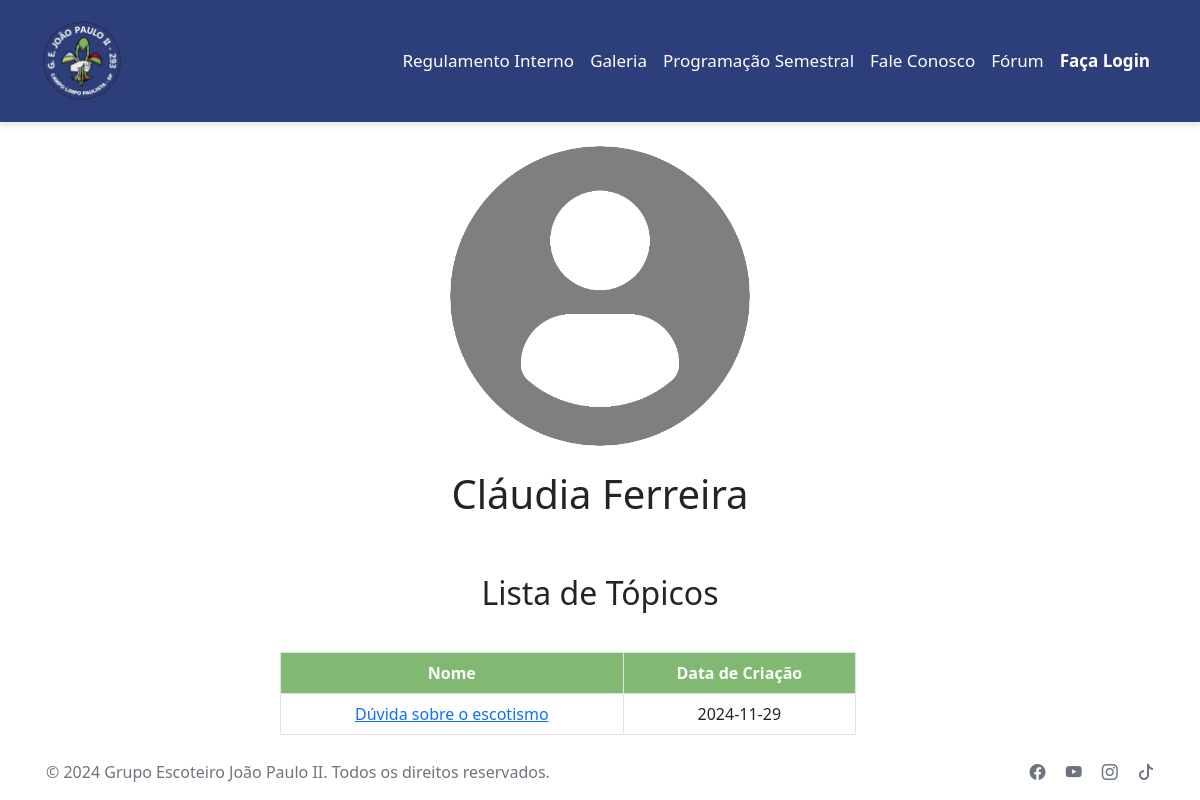
Screenshot of /frontend/principal/user.php?id=14 with the database file from the repository.
### tables this page shows
CREATE TABLE `tbl_usuarios` (
  `id` int(11) NOT NULL,
  `username` varchar(30) NOT NULL,
  `nome` varchar(100) NOT NULL,
  `email` varchar(100) NOT NULL,
  `senha` varchar(400) NOT NULL,
  `descricao` varchar(255) NOT NULL,
  `tipo` varchar(1) NOT NULL,
  `status` varchar(1) NOT NULL,
  `foto` varchar(255) NOT NULL,
  `saldo` float NOT NULL
);

CREATE TABLE `topico` (
  `id` int(11) NOT NULL,
  `nome` varchar(50) NOT NULL,
  `body` varchar(2000) NOT NULL,
  `data` date NOT NULL,
  `anexos` varchar(500) NOT NULL,
  `userid` int(11) NOT NULL,
  `restrito` int(11) NOT NULL
);

### frontend/principal/user.php (the view, shortened to what this page needs)
<?php
$logged = false;
include_once('../../backend/classes/conn.php')
?>
<!DOCTYPE html>
<html lang="pt-br">
<head>
    <link rel="stylesheet" href="../public/css/teste.css">
    <link href="https://cdn.jsdelivr.net/npm/bootstrap@5.0.2/dist/css/bootstrap.min.css" rel="stylesheet">
    <link rel="stylesheet" href="https://cdn.jsdelivr.net/npm/bootstrap-icons@1.10.3/font/bootstrap-icons.css">
</head>
<body>
<nav class="navbar navbar-expand-lg py-3 custom-navbar">
    <div class="container">
      <a class="navbar-brand" href="../../frontend/principal/index.php">
        <img src="../public/imagens/recursos/logo.png " height="80rem" width="80rem" alt="Logo" height="40">
      </a>
      <div class="collapse navbar-collapse justify-content-end" id="navbarNav">
        <ul class="navbar-nav">
          <li class="nav-item">
          <a class="nav-link active" aria-current="page" target="blank" href="../../frontend/public/docs/POR_2013_19_V2.pdf">Regulamento Interno</a>
          </li>
          <li class="nav-item">
            <a class="nav-link" href="../../backend/galeria/index.php">Galeria</a>
          </li>
          <li class="nav-item">
            <a class="nav-link" href="../../backend/Evento/index.php">Programação Semestral</a>
          </li>
          <li class="nav-item">
            <a class="nav-link" href="../../backend/mailer/fale.php">Fale Conosco</a>
          </li>
          <li class="nav-item">
            <a class="nav-link" href="../../backend/forum/main.php">Fórum</a>
          </li>
          <?php
          if($logged){
            if($_SESSION['tipo']>=1){
              echo '<li class="nav-item">
                <a class="nav-link" href="../../backend/loja/loja.php">Loja</a>
              </li>';
            }
            if($_SESSION['tipo']==2){
              echo '<li class="nav-item">
                <a class="nav-link" href="../../backend/adm/index_mod.php">MOD</a>
              </li>';
            }
            if($_SESSION['tipo']==3){
              echo '<li class="nav-item">
                <a class="nav-link" href="../../backend/adm/index_adm.php">ADM</a>
              </li>';
            }
            echo '<li class="nav-item">
            <a class="nav-link" href="../../frontend/principal/user.php?id='.$_SESSION["userid"].'">'.$_SESSION["nome"].'</a>
            </li>';
            echo '<li class="nav-item">
            <a class="nav-link" href="../../backend/notificacoes/index.php"><img src="../../frontend/public/imagens/recursos/sino.png" width="20px"></a>
            </li>';
            }
          else{
            echo '<li class="nav-item">
                <a class="nav-link" href="../../backend/login/login.php"><strong>Faça Login</strong></a>
              </li>';
          }
            ?>
        </ul>
      </div>
    </div>
  </nav>
    <div class="content">
    <div class="showuser"><br>
    <?php
    $sql="SELECT * FROM tbl_usuarios WHERE id=".$_GET['id'];
    $res=$conn->query($sql);
    $linha=$res->fetch_assoc();
    ?>
        <li>
            <img src="../public/<?php echo('/imagens/usuarios/'.$linha['foto']);?>" class="userpfp" alt="">
        </li><br>
    <li>
        <h1><?php echo $linha['nome'];?></h1>
    </li><br>
    <br>
     <h2>Lista de Tópicos</h2>
        <?php
    $sql = "SELECT * FROM topico WHERE userid=".$linha['id'];
    $res = $conn -> query($sql);
    if($res->num_rows>0){
      echo '
      <table class="table table-bordered">
      <thead class="thead-dark">
      <tr>
        <th scope="col">Nome</th>
        <th scope="col">Data de Criação</th>';
        echo'</tr>
      </thead>
      <tbody>
      ';
      for($i = 0; $i < $res ->num_rows; $i++){
          $row = $res -> fetch_assoc();
          print "<tr><td><a href='../../backend/forum/topico.php?id=".$linha['id']."'>".$row['nome']."</a></td>";
          print "<td>".$row['data']."</td>";
      }
    }
    else{
      echo "<br>O usuário não possui tópicos publicados.";
    }
    ?>
</tbody>
</table>
</div></div>
<footer class="footer fixed-bottom text-center text-lg-start d-flex justify-content-between align-items-center">
    <div class="container p-3 d-flex justify-content-between w-100">
      <span class="text-muted">© 2024 Grupo Escoteiro João Paulo II. Todos os direitos reservados.</span>
      <div class="social-icons">
        <a href="https://www.facebook.com/GrupoescoteirojoaopauloII?mibextid=ZbWKwL" target="_blank" class="text-muted me-3">
          <i class="bi bi-facebook"></i>
        </a>
        <a href="https://youtube.com/@gejoaopauloii?si=8nJBM0zWxWBofH_V" target="_blank" class="text-muted me-3">
          <i class="bi bi-youtube"></i>
        </a>
        <a href="https://www.instagram.com/ge_joaopaulo2?igsh=MWFiOTA2OTFxYW11" target="_blank" class="text-muted me-3">
          <i class="bi bi-instagram"></i>
        </a>
        <a href="https://www.tiktok.com/@ge._joaopauloii?_t=8nG7cVdsBGQ&_r=1" target="_blank" class="text-muted">
          <i class="bi bi-tiktok"></i>
        </a>
      </div>
    </div>
  </footer>
</body>
</html>

### frontend/public/css/teste.css (style rules this page uses)
:root { --color-white: #fff; --color-dark1: rgb(39, 39, 39); --color-dark2: #2d2d2d; --color-dark3: #414141; --color-dark4: #1c1c1c; --color-dark5: #343434; --color-blue1: #3ab2d6; --color-blue: #2C3F7A; --color-g: #81B973; --button-color: #C6CCC8; --lobinho: #fdb813; --escoteiro: #00793a; --senior: #a61744; --pioneiro: #c00d0e; }
.custom-navbar { background-color: #2C3F7A; color: white; }
.custom-navbar a { color: white; font-size: 17px; }
.content { text-align: center; margin: 0px; width: 100%; display: flex; justify-content: center; flex-direction: column; align-items: center; }
.navbar { box-shadow: 0 4px 6px rgba(0, 0, 0, 0.1); }
.navbar-brand img { transition: transform 0.2s ease; }
.nav-link { color: #ffffff !important; font-weight: 500; transition: color 0.3s ease; }
.footer a { text-decoration: none; }
.footer { background-color: white; }
body { width: 50%; margin: 100px auto; background-color: lightgray; font-family: 'Kanit', sans-serif; }
body { width: 100%; }
.table { max-width: 80%; text-align: center; margin: 40px; justify-content: center; }
thead { background-color: #81B973; color: white; }

### frontend/principal/user.php (style rules this page uses)
li { list-style: none; }
* { text-align: center; }
.showuser { width: 60%; }
.userpfp { height: 300px; width: 300px; border-radius: 100%; }

### rows the page displays
tbl_usuarios: foto (picture), nome "Cláudia Ferreira"
topico: nome "Dúvida sobre o escotismo", data "2024-11-29"
